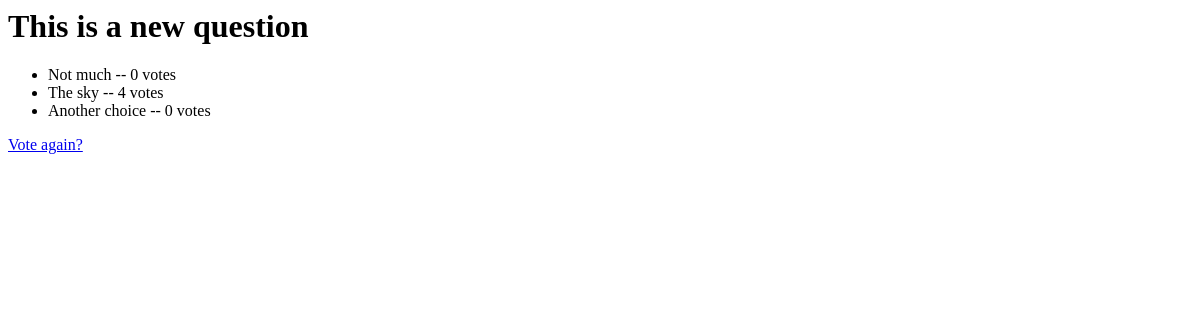
The page /polls/2/results/ on the database as committed earlier.
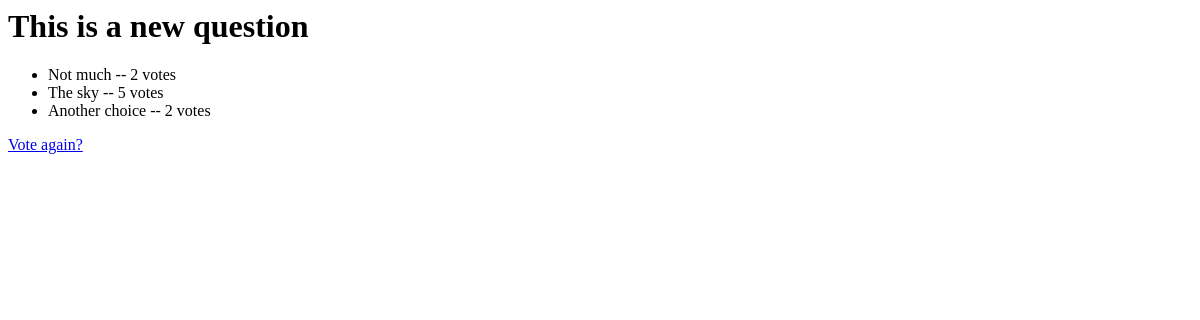
The same page on the database as committed later.
### polls/models.py (models this page shows, shortened)
class Question(models.Model):
  question_text = models.CharField(max_length=200)
  pub_date = models.DateTimeField('date published')

class Choice(models.Model):
  question = models.ForeignKey(Question,on_delete=models.CASCADE)
  choice_text = models.CharField(max_length=200)
  votes = models.IntegerField(default=0)

### polls/views.py (the view)
# urls.py: url(r'^(?P<pk>[0-9]+)/results/$', views.ResultsView.as_view(), name='results'),
class ResultsView(generic.DetailView):
  model = Question
  template_name = 'polls/results.html'

### polls/templates/polls/results.html
<h1>{{question.question_text}}</h1>
<ul>
{% for choice in question.choice_set.all %}
  <li>{{ choice.choice_text }} -- {{ choice.votes }} vote{{ choice.votes|pluralize }}</li>
{% endfor %}
</ul>
<a href="{% url 'polls:detail' question.id %}">Vote again?</a>

Rows that differ between the two databases and show on the page:
changed Choice "Not much": votes "0" → "2"
changed Choice "The sky": votes "4" → "5"
changed Choice "Another choice": votes "0" → "2"
